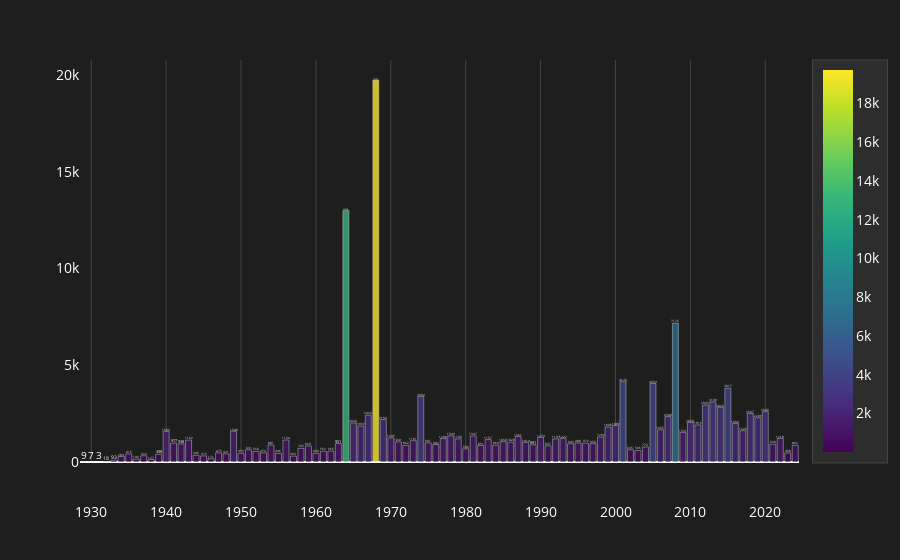

Here is the notebook cell this chart was saved with:
### Code cell
T1fig5 = px.bar(
    yearly_counts,
    x='DateAcquired',
    y='Count',
    text='Count',
    title="",
    color='Count',
    color_continuous_scale=px.colors.sequential.Viridis
)

T1fig5.update_traces(
    texttemplate='%{text:.0f}',
    textposition='outside',
    marker=dict(opacity=0.8)
)

T1fig5.update_layout(
    plot_bgcolor="#1E1E1E",
    paper_bgcolor="#1E1E1E",
    font=dict(color="#FFFFFF", size=14),
    title=dict(font=dict(size=40, color="#00CED1"), x=0.5),
    xaxis=dict(
        title="",
        color="#FFFFFF",
        gridcolor="#444444",
        zeroline=False,
        ticklabelstandoff=40
    ),
    yaxis=dict(
        title="",
        color="#FFFFFF",
        showgrid=False
    ),
    coloraxis_colorbar=dict(
        title="",
        tickcolor="#FFFFFF",
        titlefont=dict(color="#FFFFFF"),
        bgcolor="#2D2D2D",
        bordercolor="#444444",
        borderwidth=1
    ),
    height=600 
)

T1fig5.show()

### Figure 1 — Plotly figure (JSON) as saved in the notebook; plotly's stock layout.template omitted (floating-point values rounded to 4 significant figures)
{"data": [{"alignmentgroup": "True", "hovertemplate": "DateAcquired=%{x}<br>Count=%{marker.color}<extra></extra>", "legendgroup": "", "marker": {"color": [9, 7, 3, 18, 93, 284, 416, 146, 322, 127, 398, 1583, 977, 938, 1132, 346, 315, 171, 475, 421, 1588, 453, 631, 550, 474, 881, 446, 1134, 303, 705, 829, 449, 552, 565, 951, 12998, 2020, 1859, 2420, 19733, 2194, 1245, 1041, 862, 1101, 3394, 991, 902, 1208, 1349, 1198, 680, 1347, 851, 1157, 869, 1050, 1028, 1321, 1019, 891, 1274, 837, 1197, 1227, 943, 988, 972, 950, 1292, 1808, 1886, 4170, 635, 596, 773, 4054, 1665, 2348, 7176, 1531, 2050, 1916, 2943, 3109, 2829, 3817, 1994, 1620, 2507, 2286, 2600, 920, 1218, 468, 862], "coloraxis": "coloraxis", "opacity": 0.8, "pattern": {"shape": ""}}, "name": "", "offsetgroup": "", "orientation": "v", "showlegend": false, "text": [9, 7, 3, 18, 93, 284, 416, 146, 322, 127, 398, 1583, 977, 938, 1132, 346, 315, 171, 475, 421, 1588, 453, 631, 550, 474, 881, 446, 1134, 303, 705, 829, 449, 552, 565, 951, 12998, 2020, 1859, 2420, 19733, 2194, 1245, 1041, 862, 1101, 3394, 991, 902, 1208, 1349, 1198, 680, 1347, 851, 1157, 869, 1050, 1028, 1321, 1019, 891, 1274, 837, 1197, 1227, 943, 988, 972, 950, 1292, 1808, 1886, 4170, 635, 596, 773, 4054, 1665, 2348, 7176, 1531, 2050, 1916, 2943, 3109, 2829, 3817, 1994, 1620, 2507, 2286, 2600, 920, 1218, 468, 862], "textposition": "outside", "texttemplate": "%{text:.0f}", "type": "bar", "x": [1929, 1930, 1931, 1932, 1933, 1934, 1935, 1936, 1937, 1938, 1939, 1940, 1941, 1942, 1943, 1944, 1945, 1946, 1947, 1948, 1949, 1950, 1951, 1952, 1953, 1954, 1955, 1956, 1957, 1958, 1959, 1960, 1961, 1962, 1963, 1964, 1965, 1966, 1967, 1968, 1969, 1970, 1971, 1972, 1973, 1974, 1975, 1976, 1977, 1978, 1979, 1980, 1981, 1982, 1983, 1984, 1985, 1986, 1987, 1988, 1989, 1990, 1991, 1992, 1993, 1994, 1995, 1996, 1997, 1998, 1999, 2000, 2001, 2002, 2003, 2004, 2005, 2006, 2007, 2008, 2009, 2010, 2011, 2012, 2013, 2014, 2015, 2016, 2017, 2018, 2019, 2020, 2021, 2022, 2023, 2024], "xaxis": "x", "y": [9, 7, 3, 18, 93, 284, 416, 146, 322, 127, 398, 1583, 977, 938, 1132, 346, 315, 171, 475, 421, 1588, 453, 631, 550, 474, 881, 446, 1134, 303, 705, 829, 449, 552, 565, 951, 12998, 2020, 1859, 2420, 19733, 2194, 1245, 1041, 862, 1101, 3394, 991, 902, 1208, 1349, 1198, 680, 1347, 851, 1157, 869, 1050, 1028, 1321, 1019, 891, 1274, 837, 1197, 1227, 943, 988, 972, 950, 1292, 1808, 1886, 4170, 635, 596, 773, 4054, 1665, 2348, 7176, 1531, 2050, 1916, 2943, 3109, 2829, 3817, 1994, 1620, 2507, 2286, 2600, 920, 1218, 468, 862], "yaxis": "y"}], "layout": {"autosize": true, "barmode": "relative", "coloraxis": {"colorbar": {"bgcolor": "#2D2D2D", "bordercolor": "#444444", "borderwidth": 1, "tickcolor": "#FFFFFF", "title": {"font": {"color": "#FFFFFF"}, "text": ""}}, "colorscale": [[0, "#440154"], [0.1111, "#482878"], [0.2222, "#3e4989"], [0.3333, "#31688e"], [0.4444, "#26828e"], [0.5556, "#1f9e89"], [0.6667, "#35b779"], [0.7778, "#6ece58"], [0.8889, "#b5de2b"], [1, "#fde725"]]}, "font": {"color": "#FFFFFF", "size": 14}, "legend": {"tracegroupgap": 0}, "margin": {"t": 60}, "paper_bgcolor": "#1E1E1E", "plot_bgcolor": "#1E1E1E", "title": {"font": {"color": "#00CED1", "size": 40}, "x": 0.5}, "xaxis": {"anchor": "y", "autorange": true, "color": "#FFFFFF", "domain": [0, 1], "gridcolor": "#444444", "range": [1928.0, 2024.0], "ticklabelstandoff": 40, "title": {"text": ""}, "type": "linear", "zeroline": false}, "yaxis": {"anchor": "x", "autorange": true, "color": "#FFFFFF", "domain": [0, 1], "range": [0, 20770.0], "showgrid": false, "title": {"text": ""}, "type": "linear"}}}
